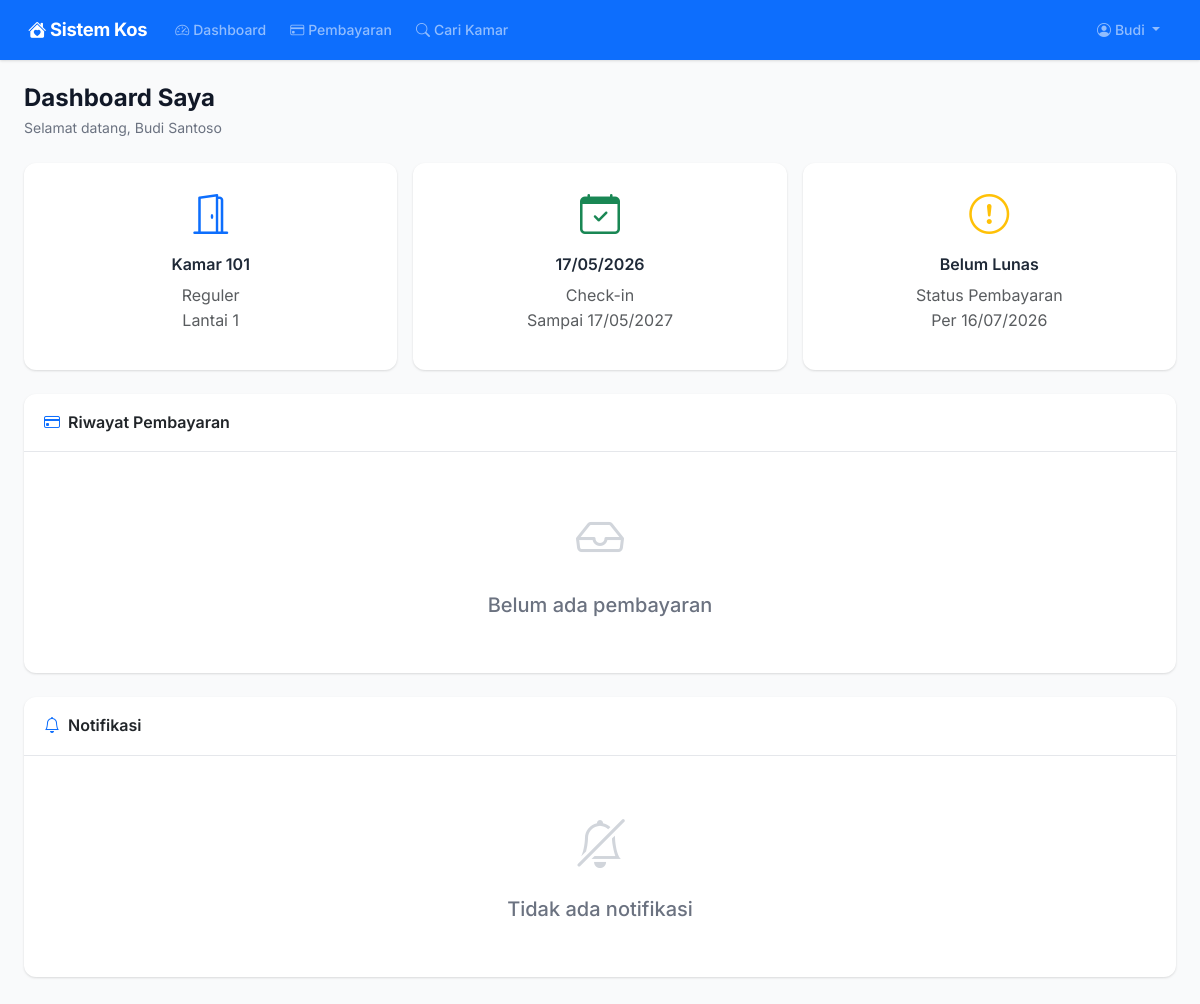
The app's page /dashboard/client (signed in), older data.
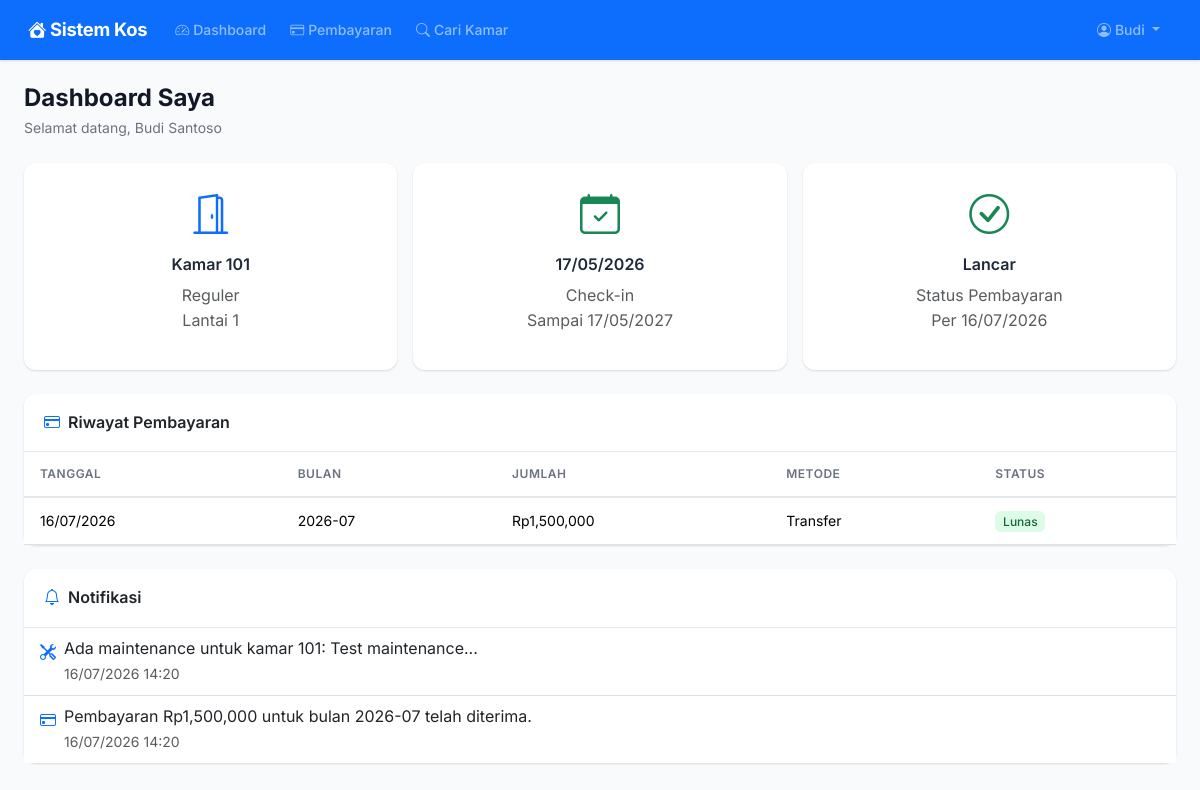
The same page, newer data.
### models.py (models this page shows, shortened)
class Booking(db.Model):
    __tablename__ = "bookings"
    id = db.Column(db.Integer, primary_key=True)
    user_id = db.Column(db.Integer, db.ForeignKey("users.id"), nullable=False)
    room_id = db.Column(db.Integer, db.ForeignKey("rooms.id"), nullable=False)
    tanggal_masuk = db.Column(db.Date, nullable=False)
    tanggal_keluar = db.Column(db.Date)
    status = db.Column(db.String(20), default="aktif")
    deposit = db.Column(db.Float, default=0)
    catatan = db.Column(db.Text)
    created_at = db.Column(db.DateTime, default=datetime.utcnow)
    payments = db.relationship("Payment", backref="booking", lazy="dynamic")
    @property
    def tagihan_bulan_ini(self):
        bulan_ini = date.today().strftime("%Y-%m")
        sudah_bayar = Payment.query.filter(
            Payment.booking_id == self.id,
            Payment.bulan_dibayar_untuk == bulan_ini,
            Payment.status == "lunas"
        ).first()
        return sudah_bayar is None

class Payment(db.Model):
    __tablename__ = "payments"
    id = db.Column(db.Integer, primary_key=True)
    booking_id = db.Column(db.Integer, db.ForeignKey("bookings.id"), nullable=False)
    jumlah = db.Column(db.Float, nullable=False)
    tanggal_bayar = db.Column(db.Date, default=date.today)
    bulan_dibayar_untuk = db.Column(db.String(20))
    metode_bayar = db.Column(db.String(20), default="transfer")
    status = db.Column(db.String(20), default="lunas")
    bukti_pembayaran = db.Column(db.String(255))
    catatan = db.Column(db.Text)
    created_at = db.Column(db.DateTime, default=datetime.utcnow)

class Notification(db.Model):
    __tablename__ = "notifications"
    id = db.Column(db.Integer, primary_key=True)
    user_id = db.Column(db.Integer, db.ForeignKey("users.id"), nullable=True)
    pesan = db.Column(db.Text, nullable=False)
    jenis = db.Column(db.String(50), default="umum")
    wa_sent = db.Column(db.Boolean, default=False)
    dibaca = db.Column(db.Boolean, default=False)
    created_at = db.Column(db.DateTime, default=datetime.utcnow)

### routes/dashboard.py (the view)
@dashboard_bp.route("/client")
@login_required
def client():
    booking = Booking.query.filter_by(user_id=current_user.id, status="aktif").first()
    riwayat = Booking.query.filter_by(user_id=current_user.id).order_by(Booking.created_at.desc()).all()
    pembayaran = Payment.query.join(Booking).filter(Booking.user_id == current_user.id).order_by(Payment.created_at.desc()).all()
    notifikasi = Notification.query.filter_by(user_id=current_user.id).order_by(Notification.created_at.desc()).limit(10).all()
    return render_template("dashboard/client.html",
        booking=booking, riwayat=riwayat,
        pembayaran=pembayaran, notifikasi=notifikasi)

### app.py (called while the page is built)
def create_app():
    app = Flask(__name__)
    app.config.from_object("config.Config")
    db.init_app(app)
    login_manager.init_app(app)
    csrf.init_app(app)
    login_manager.login_view = "auth.login"
    login_manager.login_message = "Silakan login terlebih dahulu."
    from models import User
    @login_manager.user_loader
    def load_user(user_id):
        return User.query.get(int(user_id))
    @app.context_processor
    def inject_now():
        from datetime import datetime
        return {"now": datetime.now()}
    @app.context_processor
    def inject_utility():
        from datetime import date
        return {"date_today": date.today()}
    from routes import register_routes
    register_routes(app)
    with app.app_context():
        db.create_all()
    return app

### templates/dashboard/client.html (shortened to what the changed rows need)
{% extends "base.html" %}
{% block content %}
<div class="page-header">
    <h1>Dashboard Saya</h1>
</div>
{% if booking %}
<div class="row g-3 mb-4">
    <div class="col-md-4">
        <div class="card border-0 h-100">
            <div class="card-body text-center">
                <i class="bi bi-door-open fs-1 text-primary mb-2 d-block"></i>
                <h5 class="card-title">Kamar {{ booking.room.nomor_kamar }}</h5>
                <p class="text-muted mb-0">{{ booking.room.tipe }}</p>
                <p class="text-muted">Lantai {{ booking.room.lantai }}</p>
            </div>
        </div>
    </div>
    <div class="col-md-4">
        <div class="card border-0 h-100">
            <div class="card-body text-center">
                <i class="bi bi-calendar-check fs-1 text-success mb-2 d-block"></i>
                <h5 class="card-title">{{ booking.tanggal_masuk.strftime('%d/%m/%Y') }}</h5>
                <p class="text-muted mb-0">Check-in</p>
                {% if booking.tanggal_keluar %}
                <p class="text-muted">Sampai {{ booking.tanggal_keluar.strftime('%d/%m/%Y') }}</p>
                {% endif %}
            </div>
        </div>
    </div>
    <div class="col-md-4">
        <div class="card border-0 h-100">
            <div class="card-body text-center">
                <i class="bi bi-{% if booking.tagihan_bulan_ini %}exclamation-circle text-warning{% else %}check-circle text-success{% endif %} fs-1 mb-2 d-block"></i>
                <h5 class="card-title">{% if booking.tagihan_bulan_ini %}Belum Lunas{% else %}Lancar{% endif %}</h5>
                <p class="text-muted mb-0">Status Pembayaran</p>
                <p class="text-muted">Per {{ date_today.strftime('%d/%m/%Y') }}</p>
            </div>
        </div>
    </div>
</div>
<div class="row g-3 mb-4">
    <div class="col-12">
        <div class="card border-0">
            <div class="card-header d-flex justify-content-between align-items-center">
                <span><i class="bi bi-credit-card me-2 text-primary"></i>Riwayat Pembayaran</span>
            </div>
            <div class="card-body p-0">
                {% if pembayaran %}
                <div class="table-responsive">
                    <table class="table table-hover mb-0">
                        <thead>
                            <tr>
                                <th>Tanggal</th>
                                <th>Bulan</th>
                                <th>Jumlah</th>
                                <th>Metode</th>
                                <th>Status</th>
                            </tr>
                        </thead>
                        <tbody>
                            {% for p in pembayaran %}
                            <tr>
                                <td>{{ p.tanggal_bayar.strftime('%d/%m/%Y') }}</td>
                                <td>{{ p.bulan_dibayar_untuk }}</td>
                                <td>Rp{{ "{:,.0f}".format(p.jumlah) }}</td>
                                <td>{{ p.metode_bayar|title }}</td>
                                <td><span class="badge badge-success">Lunas</span></td>
                            </tr>
                            {% endfor %}
                        </tbody>
                    </table>
                </div>
                {% else %}
                <div class="empty-state">
                    <i class="bi bi-inbox"></i>
                    <h5>Belum ada pembayaran</h5>
                </div>
                {% endif %}
            </div>
        </div>
    </div>
</div>
<div class="row g-3 mb-4">
    <div class="col-12">
        <div class="card border-0">
            <div class="card-header">
                <span><i class="bi bi-bell me-2 text-primary"></i>Notifikasi</span>
            </div>
            <div class="card-body p-0">
                {% if notifikasi %}
                <div class="list-group list-group-flush">
                    {% for n in notifikasi %}
                    <div class="list-group-item d-flex align-items-start gap-2 {% if not n.dibaca %}bg-primary-light{% endif %}">
                        <i class="bi bi-{% if n.jenis == 'pembayaran' %}credit-card{% elif n.jenis == 'maintenance' %}tools{% else %}info-circle{% endif %} mt-1 text-primary"></i>
                        <div>
                            <p class="mb-0">{{ n.pesan }}</p>
                            <small class="text-muted">{{ n.created_at.strftime('%d/%m/%Y %H:%M') }}</small>
                        </div>
                    </div>
                    {% endfor %}
                </div>
                {% else %}
                <div class="empty-state">
                    <i class="bi bi-bell-slash"></i>
                    <h5>Tidak ada notifikasi</h5>
                </div>
                {% endif %}
            </div>
        </div>
    </div>
</div>
{% endif %}
{% endblock %}

Row changes from the older to the newer data that the page shows:
added Payment: tanggal_bayar "16/07/2026", bulan_dibayar_untuk "2026-07", jumlah "1,500,000", metode_bayar "Transfer"
added Notification: pesan "Ada maintenance untuk kamar 101: Test maintenance...", created_at "16/07/2026 14:20"
added Notification: pesan "Pembayaran Rp1,500,000 untuk bulan 2026-07 telah diterima.", created_at "16/07/2026 14:20"
Text that changed along with them:
text no longer shown: "Belum Lunas Belum ada pembayaran Tidak ada notifikasi"
text now shown: "Lancar TANGGAL BULAN JUMLAH METODE STATUS"
